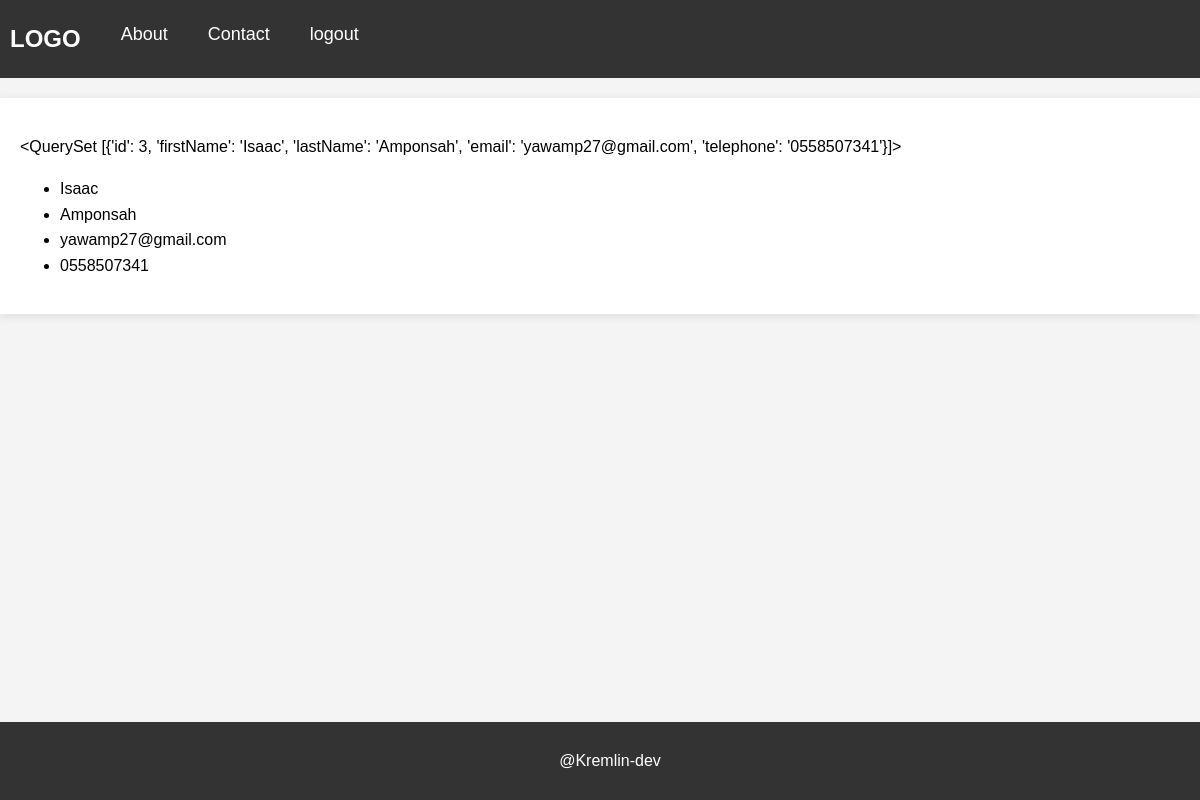
/data/, run on an earlier commit of the app's database.
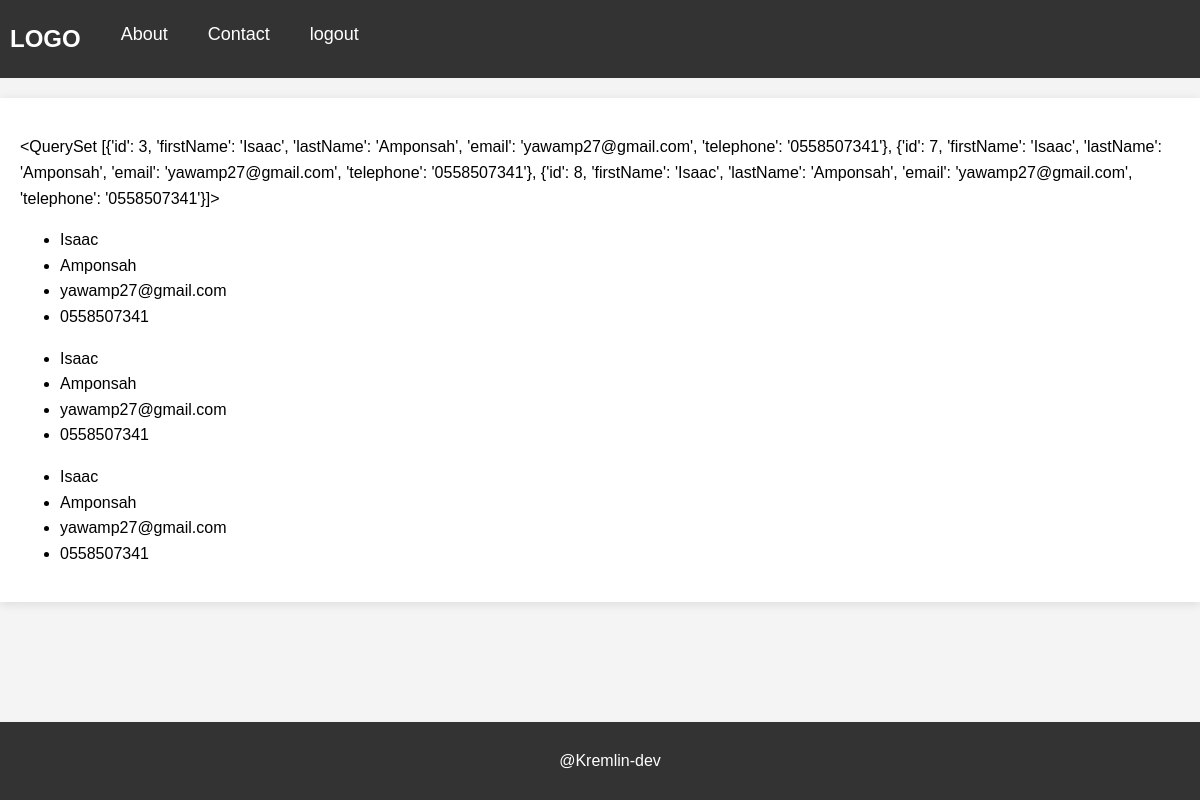
And on a later commit of the database.
### form/models.py (models this page shows)
class register(models.Model):
    firstName = models.CharField(max_length=255, null = True)
    lastName = models.CharField(max_length = 255, null = True)
    email = models.EmailField(max_length=255, null = True)
    telephone = models.CharField(max_length=10, null=True)

### form/views.py (the view)
# urls.py: path('data/', views.getData, name='getdata'),
def getData(request):
    if request.method == 'GET':
        users = register.objects.filter(firstName="Isaac").values()
        context = {
            'register': users
        }
        template = loader.get_template('data.html')
        return HttpResponse(template.render(context, request))
    return HttpResponse("Post request not required in this view")

### form/templates/data.html (shortened to what this page needs)
{% extends 'master.html' %}
{% block content %}
<p> {{ register }}</p>
{% for users in register %}
<ul>
    <li> {{ users.firstName }}</li>
    <li> {{ users.lastName }}</li>
    <li> {{ users.email }}</li>
    <li> {{ users.telephone }}</li>
</ul>
{% endfor %}
{% endblock %}

### form/templates/master.html (shortened to what this page needs)
{% load static %}
<!DOCTYPE html>
<html lang="en">
<head>
    <link rel="stylesheet" href="{% static 'styles.css' %}">
</head>
<body>
    <header>
        <nav>
            <ul>
                <li> <strong> LOGO </strong> </li>
                <li> About </li>
                <li> Contact </li>
                <li> logout </li>
            </ul>
        </nav>
    </header>
    <main>
        {% block content %}
        {% endblock %}
    </main>
    <footer>
        <p> @Kremlin-dev </p>
    </footer>
</body>
</html>

### form/static/styles.css (style rules this page uses)
body { margin: 0; padding: 0; font-family: Arial, sans-serif; line-height: 1.6; background-color: #f4f4f4; }
header { background-color: #333; color: white; padding: 10px 0; }
header nav { display: flex; justify-content: space-between; align-items: center; max-width: 1200px; margin: 0 auto; }
header ul { list-style: none; display: flex; gap: 20px; padding: 0; margin: 0; }
header ul li { padding: 10px; font-size: 18px; cursor: pointer; }
header ul li strong { font-size: 24px; }
main { max-width: 1200px; margin: 20px auto; padding: 20px; background-color: white; box-shadow: 0 2px 10px rgba(0, 0, 0, 0.1); }
footer { background-color: #333; color: white; text-align: center; padding: 10px; position: fixed; width: 100%; bottom: 0; }

What changed in the data, as far as the page shows it:
added register: firstName "Isaac", lastName "Amponsah", email "yawamp27@gmail.com", telephone "0558507341"
added register: firstName "Isaac", lastName "Amponsah", email "yawamp27@gmail.com", telephone "0558507341"
Also different on the page:
{{ register }}: "<QuerySet [{'id': 3, 'firstName': 'Isaac', 'lastName': 'Amponsah', 'email': 'yawamp27@gmail.com', 'telephone': '0558507341'}]>" → "…'Amponsah', 'email': 'yawamp27@gmail.com', 'telephone': '0558507341'}, {'id': 7, 'firstName': 'Isaac', 'lastName': 'Amponsah', 'email': 'yawamp27@gmail.com', 'telephone': '0558507341'}, {'id': 8, 'firstName': 'Isaac', 'lastName': 'Amponsah', 'email': 'yawamp27@gmail.com', 'telephone': '0558507341'}]>"
